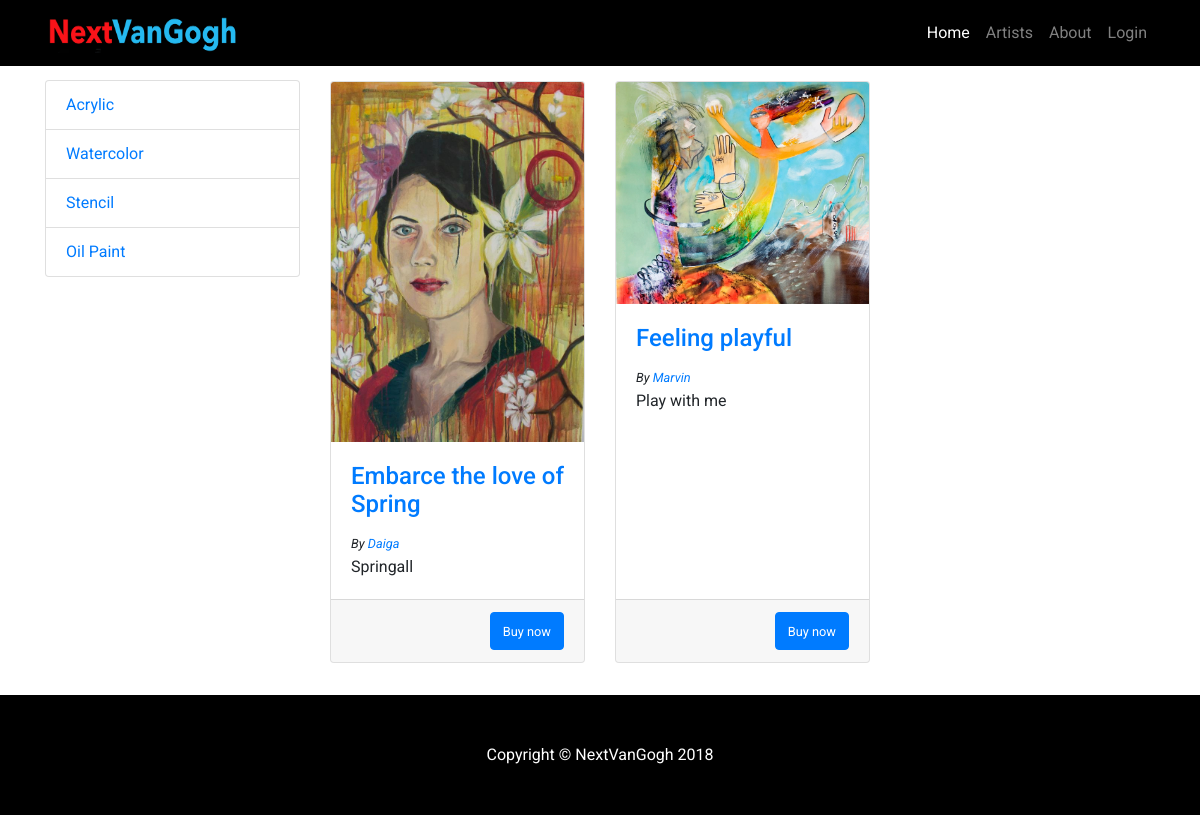
/1, run on an earlier commit of the app's database.
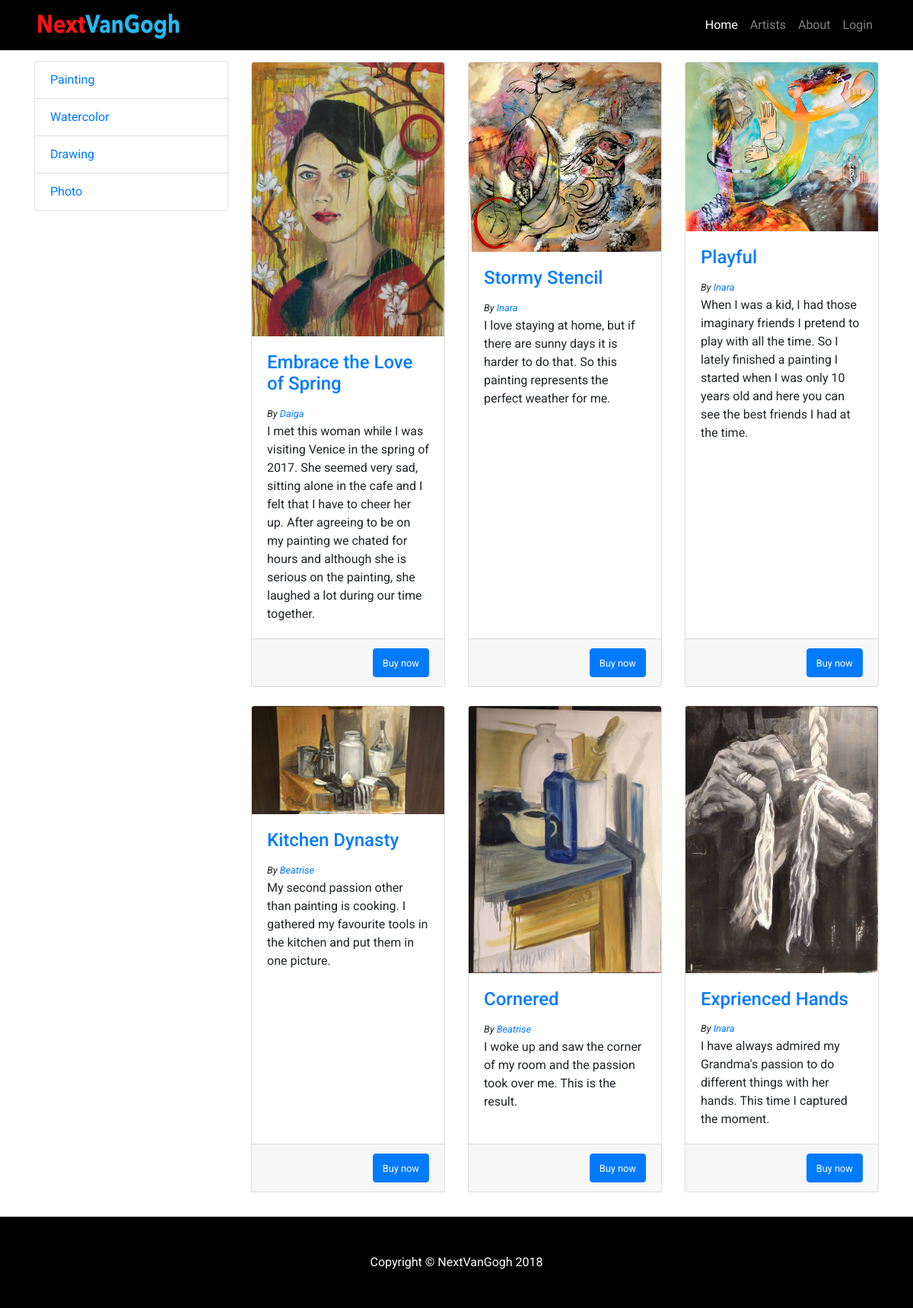
And on a later commit of the database.
### tables this page shows
CREATE TABLE "ArtTypes" (
	`Id`	INTEGER NOT NULL PRIMARY KEY AUTOINCREMENT UNIQUE,
	`Type`	TEXT NOT NULL UNIQUE
);

CREATE TABLE "ArtWorks" (
	`Id`	INTEGER NOT NULL PRIMARY KEY AUTOINCREMENT UNIQUE,
	`ArtistId`	INTEGER NOT NULL,
	`ArtTypeId`	INTEGER NOT NULL,
	`Name`	TEXT NOT NULL,
	`Description`	TEXT,
	`Item`	BLOB,
	FOREIGN KEY(`ArtistId`) REFERENCES `Artists`,
	FOREIGN KEY(`ArtTypeId`) REFERENCES ArtTypes
);

CREATE TABLE Artists (Id INTEGER NOT NULL PRIMARY KEY AUTOINCREMENT UNIQUE, UserName TEXT NOT NULL UNIQUE, FirstName TEXT, LastName TEXT, Password TEXT NOT NULL UNIQUE, Description TEXT, Photo TEXT);

### server.py (the view)
@app.route('/')
@app.route('/<typ>')
def index(typ=None):
	con = lite.connect('db/nVanGogh.db')
   	con.row_factory = lite.Row
      	cur = con.cursor()
	cur.execute("SELECT * FROM ArtTypes")
   	types = cur.fetchall();
	if typ :
		cur.execute("Select ArtWorks.Id, Artists.UserName, Artists.FirstName, Artists.LastName, ArtWorks.Description, ArtWorks.Item, ArtWorks.Name from ArtWorks INNER JOIN Artists ON ArtWorks.ArtistId == Artists.Id where ArtWorks.ArtTypeId == ?", typ)
	else:
		cur.execute("Select Artists.UserName, Artists.FirstName, Artists.LastName, ArtWorks.Description, ArtWorks.Item, ArtWorks.Name from ArtWorks INNER JOIN Artists ON ArtWorks.ArtistId == Artists.Id")
	artWorks = cur.fetchall();
	print(types)
	return render_template('index.html', types = types, artWorks = artWorks)

### templates/index.html (shortened to what this page needs)
<!DOCTYPE html>
<html lang="en">
  <head>
    <link href="../static/bootstrap.min.css" rel="stylesheet">
    <link href="../static/style.css" rel="stylesheet">
  </head>
  <body>
    <nav class="navbar navbar-expand-lg navbar-dark bg-dark fixed-top" style="background-color:#000!important;">
      <div class="container">
        <a class="navbar-brand" href="/"><img src="../static/logo.png" width=200 height=40></a>
        <div class="collapse navbar-collapse" id="navbarResponsive">
          <ul class="navbar-nav ml-auto">
            <li class="nav-item active">
              <a class="nav-link" href="/">Home
              </a>
            </li>
            <li class="nav-item">
              <a class="nav-link" href="/allArtists">Artists</a>
            </li>
            <li class="nav-item">
              <a class="nav-link" href="/about">About</a>
            </li>
            <li id="log" class="nav-item">
            </li>
          </ul>
        </div>
      </div>
    </nav>
    <div class="container">
      <div class="row">
        <div class="col-lg-3">
		<div class="list-group">
            		{% for type in types %}
            		<a href="{{type['Id']}}" class="list-group-item">{{type["Type"]}}</a>
	         	{% endfor %}
	        </div>
        </div>
        <div class="col-lg-9">
          <div class="row" style="margin-top:3%;">
            	{% for artWork in artWorks %}
 		     <div class="col-lg-4 col-md-6 mb-4">
              		<div class="card h-100">
                		<a href="#" onclick="openArt('{{artWork["Item"]+ "," + artWork["Name"]+ "," + artWork["Description"]}}')"><img class="card-img-top" src="{{artWork['Item']}}" alt=""></a>
                		<div class="card-body">
                  			<h4 class="card-title"><a  href="#">{{artWork["Name"]}}</a>  </h4>
                                <small style="font-style:italic;">By <a href="/artist/{{artWork['UserName']}}">{{artWork["FirstName"]}}</a></small>
                  			<p class="card-text">{{artWork["Description"]}}</p>
                		</div>
                		<div class="card-footer">
                            <button class="btn btn-primary" style="float:right;"><small>Buy now</small></button>
                		</div>
              		</div>
            	</div>
	         {% endfor %}
	       </div>
        </div>
      </div>
    </div>
    <footer class="py-5 bg-dark mt-2" style="background-color:#000!important;">
      <div class="container">
        <p class="m-0 text-center text-white">Copyright &copy; NextVanGogh 2018</p>
      </div>
    </footer>
  </body>
</html>

What changed in the data, as far as the page shows it:
changed ArtTypes: Type "Acrylic" → "Painting"
changed ArtTypes: Type "Stencil" → "Drawing"
changed ArtTypes: Type "Oil Paint" → "Photo"
changed ArtWorks "Daiga": Name "Embarce the love of Spring" → "Embrace the Love of Spring"; Description "Springall" → "I met this woman while I was visiting Venice in the spring of 2017. She seemed very sad, sitting alone in the cafe and I felt that I have to cheer her up. After agreeing to be on my painting we chated for hours and although she is serious on the painting, she laughed a lot during our time together."
now on this page (row edited): ArtWorks: Item (picture), Name "Stormy Stencil", FirstName "Inara", Description "I love staying at home, but if there are sunny days it is harder to do that. So this painting represents the perfect weather for me."
changed ArtWorks: Name "Feeling playful" → "Playful"; FirstName "Marvin" → "Inara"; Description "Play with me" → "When I was a kid, I had those imaginary friends I pretend to play with all the time. So I lately finished a painting I started when I was only 10 years old and here you can see the best friends I had at the time."
now on this page (row edited): ArtWorks: Item (picture), Name "Kitchen Dynasty", FirstName "Beatrise", Description "My second passion other than painting is cooking. I gathered my favourite tools in the kitchen and put them in one picture."
added ArtWorks: Item (picture), Name "Cornered", FirstName "Beatrise", Description "I woke up and saw the corner of my room and the passion took over me. This is the result."
added ArtWorks: Item (picture), Name "Exprienced Hands", FirstName "Inara", Description "I have always admired my Grandma's passion to do different things with her hands. This time I captured the moment."
